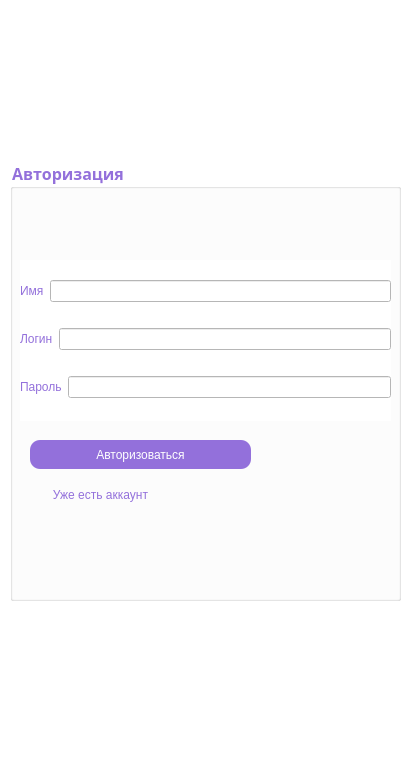
<?xml version="1.0" encoding="UTF-8"?>
<ui version="4.0">
 <class>two</class>
 <widget class="QDialog" name="two">
  <property name="geometry">
   <rect>
    <x>0</x>
    <y>0</y>
    <width>419</width>
    <height>775</height>
   </rect>
  </property>
  <property name="windowTitle">
   <string>Авторизация</string>
  </property>
  <property name="styleSheet">
   <string notr="true">background-color: rgb(255, 255, 255);</string>
  </property>
  <widget class="QGroupBox" name="groupBox">
   <property name="geometry">
    <rect>
     <x>10</x>
     <y>160</y>
     <width>391</width>
     <height>441</height>
    </rect>
   </property>
   <property name="font">
    <font>
     <family>STXihei</family>
     <pointsize>12</pointsize>
     <italic>false</italic>
     <bold>true</bold>
    </font>
   </property>
   <property name="styleSheet">
    <string notr="true">background-color: rgb(255, 255, 255);
color: rgb(147, 112, 219);</string>
   </property>
   <property name="title">
    <string>Авторизация</string>
   </property>
   <widget class="QPushButton" name="pushButton">
    <property name="geometry">
     <rect>
      <x>20</x>
      <y>280</y>
      <width>221</width>
      <height>29</height>
     </rect>
    </property>
    <property name="styleSheet">
     <string notr="true">border-radius: 10px;
font: 15pt &quot;STXihei&quot;;
    color: white;
    transition: .2s linear;
    background: #9370DB;
 box-shadow: 0 0 0 2px white, 0 0 0 4px #3C82F8;</string>
    </property>
    <property name="text">
     <string>Авторизоваться</string>
    </property>
    <property name="default">
     <bool>false</bool>
    </property>
    <property name="flat">
     <bool>false</bool>
    </property>
   </widget>
   <widget class="QWidget" name="layoutWidget">
    <property name="geometry">
     <rect>
      <x>10</x>
      <y>100</y>
      <width>371</width>
      <height>161</height>
     </rect>
    </property>
    <layout class="QVBoxLayout" name="verticalLayout">
     <item>
      <layout class="QHBoxLayout" name="horizontalLayout_3">
       <item>
        <widget class="QLabel" name="label_3">
         <property name="styleSheet">
          <string notr="true">font: 10pt &quot;STXihei&quot;;</string>
         </property>
         <property name="text">
          <string>Имя</string>
         </property>
        </widget>
       </item>
       <item>
        <widget class="QLineEdit" name="nameLineEdit"/>
       </item>
      </layout>
     </item>
     <item>
      <layout class="QHBoxLayout" name="horizontalLayout">
       <item>
        <widget class="QLabel" name="label">
         <property name="styleSheet">
          <string notr="true">font: 10pt &quot;STXihei&quot;;</string>
         </property>
         <property name="text">
          <string>Логин</string>
         </property>
        </widget>
       </item>
       <item>
        <widget class="QLineEdit" name="loginLineEdit">
         <property name="styleSheet">
          <string notr="true"/>
         </property>
        </widget>
       </item>
      </layout>
     </item>
     <item>
      <layout class="QHBoxLayout" name="horizontalLayout_2">
       <item>
        <widget class="QLabel" name="label_2">
         <property name="styleSheet">
          <string notr="true">font: 10pt &quot;STXihei&quot;;</string>
         </property>
         <property name="text">
          <string>Пароль</string>
         </property>
        </widget>
       </item>
       <item>
        <widget class="QLineEdit" name="passwordLineEdit">
         <property name="styleSheet">
          <string notr="true"/>
         </property>
        </widget>
       </item>
      </layout>
     </item>
    </layout>
   </widget>
   <widget class="QPushButton" name="pushButton_2">
    <property name="geometry">
     <rect>
      <x>20</x>
      <y>320</y>
      <width>141</width>
      <height>29</height>
     </rect>
    </property>
    <property name="text">
     <string>Уже есть аккаунт</string>
    </property>
    <property name="flat">
     <bool>true</bool>
    </property>
   </widget>
  </widget>
 </widget>
 <resources/>
 <connections/>
</ui>
